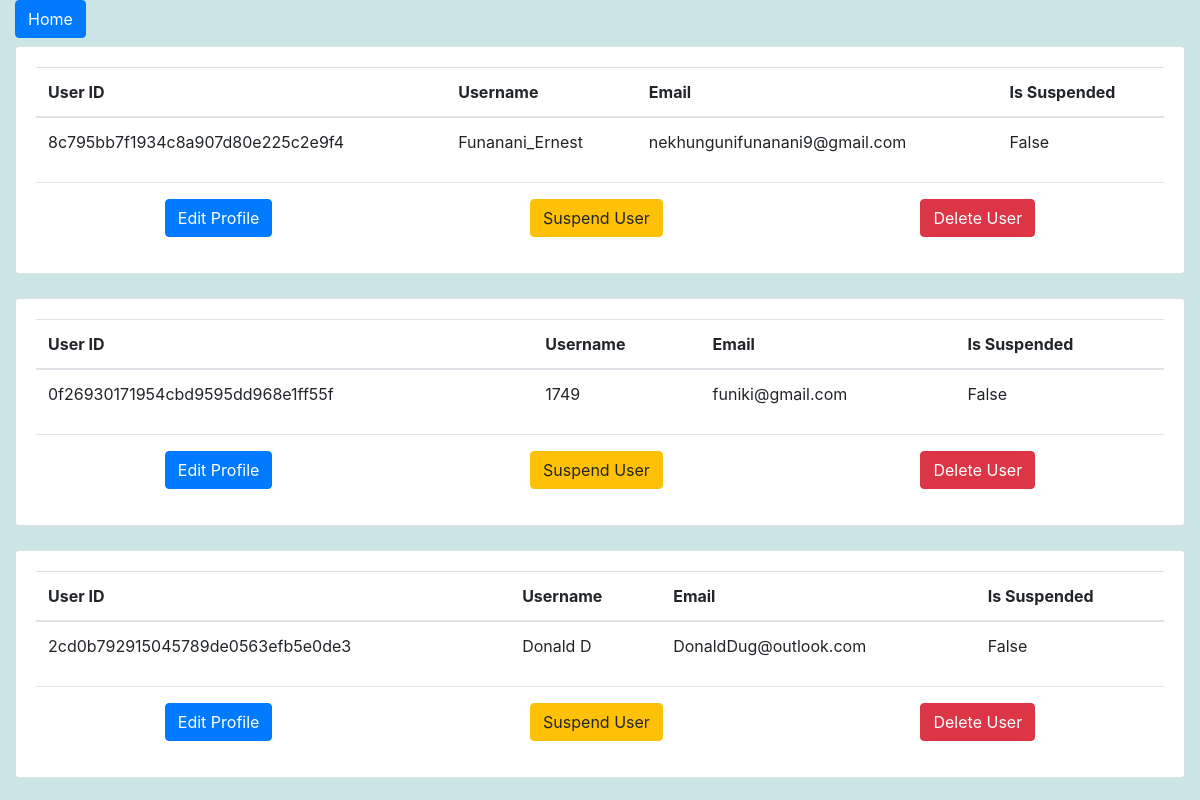
/admin (signed in), run on the app's committed database.
### models.py (models this page shows)
class User(db.Model):
    __tablename__ = 'users'
    id = db.Column(db.String(32) , primary_key=True , unique=True , default=get_uuid)
    email = db.Column(db.String(345), unique=True)
    username = db.Column(db.Text ,unique=True , nullable=False)
    password = db.Column(db.Text , nullable=False)
    is_suspended = db.Column(db.Boolean , nullable=False ,default= False )
    login_attempt = db.Column(db.Integer , nullable=False ,default= 0 )

### main.py (the view)
@app.route('/admin' , methods=['GET','POST','PUT','DELETE'])
def adminpage():
    resp = admin( session , AdminUser , User , request, jsonify , db ,bcrypt)
    return resp

### routes/admin.py (called while the page is built, shortened)
def admin( session , AdminUser , User , request , jsonify, db ,bcrypt):
    user_id = session.get("user_id")
    if user_id is None:
        flash("session expired please login")
        return redirect(url_for('signin'))
    admin_user = AdminUser.query.filter_by(id=user_id).first()
    if admin_user is None:
        return redirect(url_for('homepage'))
    isSuperAdmin = False
    if admin_user.AccessLevel == 'SuperAdmin':
        isSuperAdmin = True
    if request.method == 'GET':
        all_users = User.query.all()
        users = []
        for user in all_users:
            isAdmin = AdminUser.query.filter_by(id=user.id).first()
            if isAdmin is None:
                users.append(user)
        return render_template('admin.html' , users = users , isSuperAdmin= isSuperAdmin)

### templates/admin.html (shortened to what this page needs)
{% extends "base.html" %}
{% block content %}
  <div>
    <a href="/home" class="btn btn-primary mb-2">Home</a>
  </div>
  <div>
    {% for user in users %}
        <div class="card">
          <div class="card-body">
            <div class="card-text">
              <table class="table">
                <thead>
                  <tr>
                    <th>User ID</th>
                    <th>Username</th>
                    <th>Email</th>
                    <th>Is Suspended</th>
                  </tr>
                </thead>
                <tbody>
                  <tr>
                    <td>{{ user.id }}</td>
                    <td>{{ user.username }}</td>
                    <td>{{ user.email }}</td>
                    <td>{{ user.is_suspended }}</td>
                  </tr>
                </tbody>
              </table>
              <hr/>
            </div>
            <div style="display: flex; justify-content: space-around;">
              <div class="mb-3">
                <button id="toggleButton"  class="editButton btn btn-primary">Edit Profile</button>
              </div>
                  {% if user.is_suspended %}
                    <div class="mb-3">
                      <form action="/suspend" method="post">
                        <input type="hidden" value="{{ user.id }}" name="id">
                        <button type="submit" class="btn btn-success">Reinstate User</button>
                      </form>
                    </div>
                  {% else %}
                    <div class="mb-3">
                      <form action="/suspend" method="post">
                        <button type="submit" class="btn btn-warning">Suspend User</button>
                      </form>
                    </div>
                  {% endif %}
                  <div class="mb-3">
                    <form action="/admin" method="post" class="deleteForm">
                      <button type="submit" class="btn btn-danger">Delete User</button>
                    </form>
                  </div>
             </div>
          </div>
        </div>
        <br/>
    {% endfor %}
  </div>
{% endblock %}

### data on the page
User: id "8c795bb7f1934c8a907d80e225c2e9f4", username "Funanani_Ernest", email "nekhungunifunanani9@gmail.com", is_suspended "False"
User: id "0f26930171954cbd9595dd968e1ff55f", username "1749", email "funiki@gmail.com", is_suspended "False"
User: id "2cd0b792915045789de0563efb5e0de3", username "Donald D", email "DonaldDug@outlook.com", is_suspended "False"
